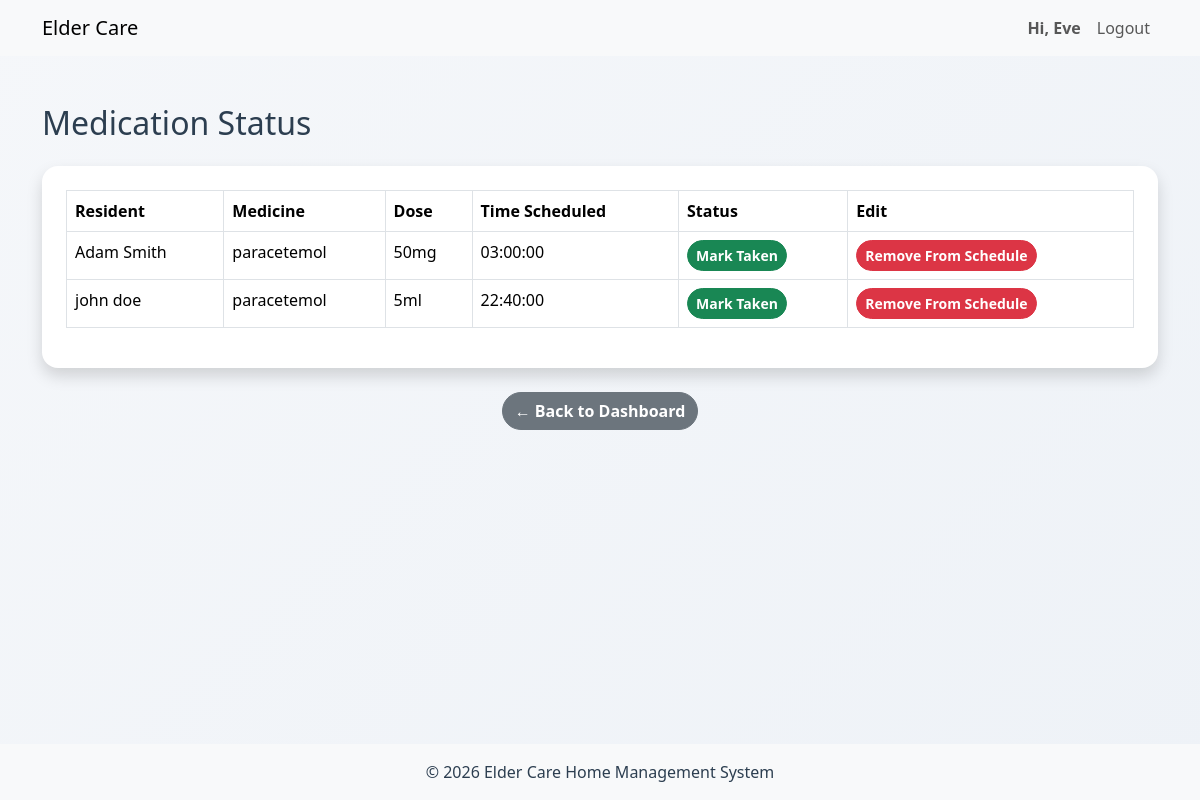
Page /caregivers/medication_status.php (signed in) on the committed database.
### tables this page shows
CREATE TABLE `medication` (
  `medID` int(10) UNSIGNED NOT NULL,
  `residentSIN` varchar(9) NOT NULL,
  `empID` int(10) UNSIGNED NOT NULL,
  `medName` varchar(100) NOT NULL,
  `dose` varchar(50) NOT NULL,
  `timeScheduled` time NOT NULL,
  `dateCreated` datetime NOT NULL DEFAULT current_timestamp()
);

CREATE TABLE `resident` (
  `residentSIN` varchar(9) NOT NULL,
  `user_id` int(11) NOT NULL,
  `DoB` date DEFAULT NULL,
  `phone` varchar(15) DEFAULT NULL,
  `profilePhoto` text DEFAULT NULL,
  `ECname` text DEFAULT NULL,
  `ECphone` varchar(15) DEFAULT NULL,
  `ECemail` text DEFAULT NULL,
  `fname` varchar(50) DEFAULT NULL,
  `lname` varchar(50) DEFAULT NULL
);

### caregivers/medication_status.php (the view, shortened to what this page needs)
<?php
include '../includes/header.php';
require_once '../includes/db_connection.php';
$stmt = $conn->prepare("SELECT empID FROM caregiver WHERE user_id = ?");
$stmt->execute([$_SESSION['user_id']]);
$cgRow = $stmt->fetch();
$empID = $cgRow['empID'];
$stmt = $conn->prepare("SELECT m.residentSIN as rSIN, m.medName, m.timeScheduled,
                            r.fname, r.lname, m.dose, m.medID
                        FROM medication m
                        JOIN assignment a ON m.residentSIN = a.residentSIN
                        JOIN resident r ON a.residentSIN = r.residentSIN
                        WHERE a.empID = ?");
$stmt->execute([$empID]);
$rmeds = $stmt->fetchAll();
?>
<div class="container mt-5">
<h2 class="mb-4">Medication Status</h2>
<div class="card shadow p-4">
<table class="table table-bordered">
<thead>
<tr>
    <th>Resident</th>
    <th>Medicine</th>
    <th>Dose</th>
    <th>Time Scheduled</th>
    <th>Status</th>
    <th>Edit</th>
</tr>
</thead>
<tbody>
<?php foreach ($rmeds as $r): ?>
            <tr class="">
                <td><?= htmlspecialchars($r['fname'] . ' ' . $r['lname']) ?></td>
                <td><?= htmlspecialchars($r['medName']) ?></td>
                <td><?= htmlspecialchars($r['dose']) ?></td>
                <td><?= htmlspecialchars($r['timeScheduled']) ?></td>
                <td>
                <form method="POST">
                    <button type="submit" name="mark_taken" value="mark_taken"
                                class="btn btn-sm btn-success">
                            Mark Taken
                    </button>
                </form>
                </td>
                <td>
                <form method="POST">
                    <button type="submit" name="delete" value="delete"
                            class="btn btn-sm btn-danger">
                        Remove From Schedule
                    </button>
                </form>
                </td>
            </tr>
<?php endforeach; ?>
</tbody>
</table>
</div>
<div class="text-center mt-4">
    <a href="dashboard.php" class="btn btn-secondary">← Back to Dashboard</a>
</div>
</div>
<?php include '../includes/footer.php'; ?>

### assets/css/global.css (style rules this page uses)
body { background: linear-gradient(135deg, #f5f7fa, #eef2f7); font-family: "Segoe UI", Tahoma, sans-serif; color: #2c3e50; }
* { transition: all 0.2s ease; }
.card { border: none; border-radius: 16px; box-shadow: 0 10px 25px rgba(0, 0, 0, 0.06); }
.btn { border-radius: 25px !important; font-weight: 600; }

### rows in the picture
medication: residentSIN.lname "Adam Smith", medName "paracetemol", dose "50mg", timeScheduled "03:00:00"
medication: residentSIN.lname "john doe", medName "paracetemol", dose "5ml", timeScheduled "22:40:00"

### other values in the picture
$username "Eve"
